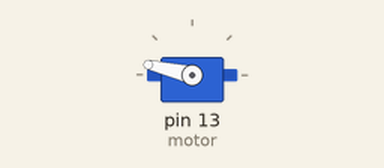
A sketch run on a simulated Arduino Uno, built with avr-gcc and run on an emulated ATmega328P. On the bench: servo. At 2.0 s the program stops and its outputs stay as they are.

Above: at 0.15 s.
At 1.05 s:
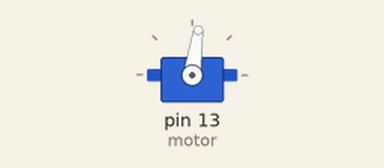
At 1.66 s:
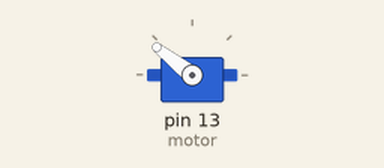
At 2.1 s:
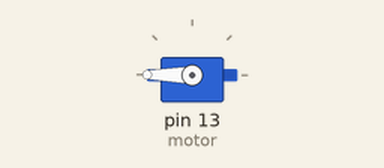
Timing chart, 0 to 3.5 s (numbered marks = the images above):
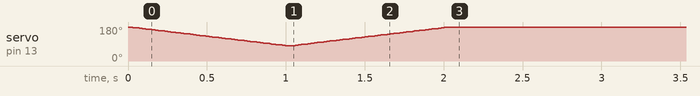

The sketch:

3rd_servo_test.ino
```cpp
#include <Servo.h>
Servo motor;
void setup() {
  motor.attach(13);

}

void loop() {
  for(int i =180; i>=80; i--){
    motor.write(i);
    delay(10);
  }
  for(int i =80; i<=180; i++){
    motor.write(i);
    delay(10);
  }
  while(1);
}
```
